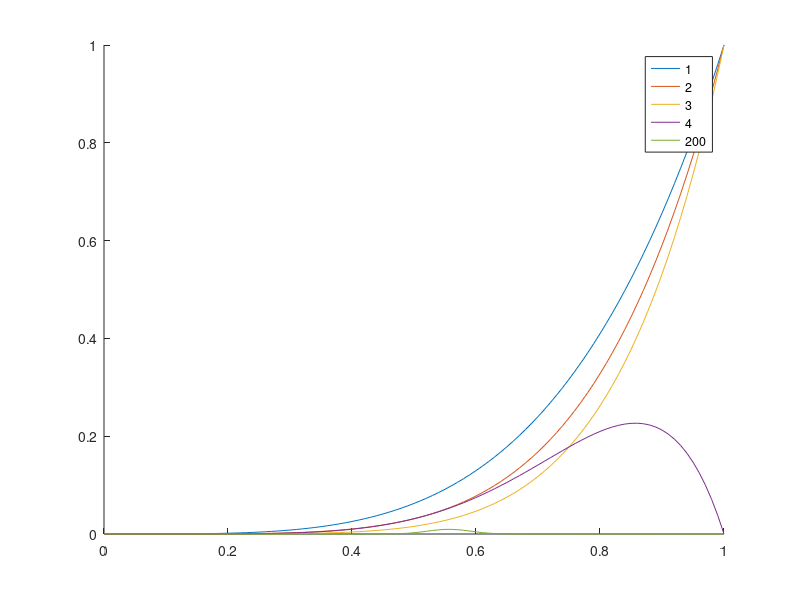
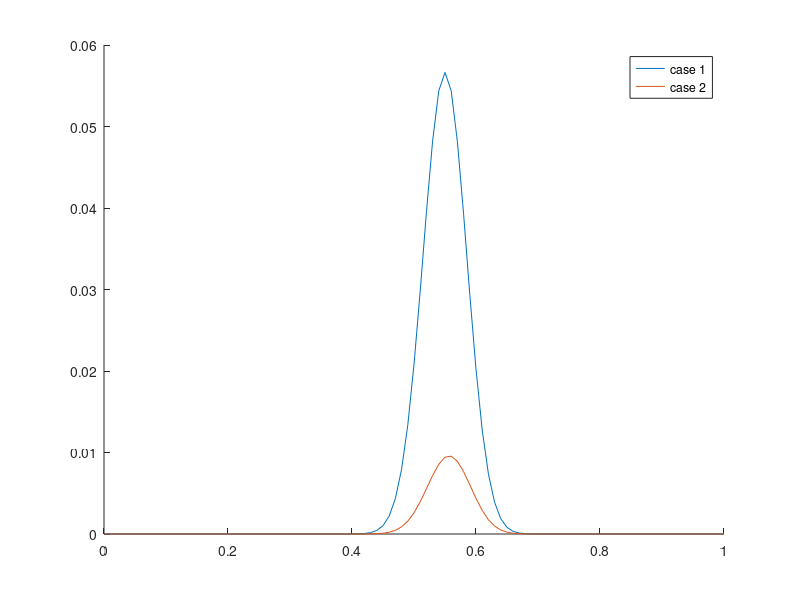

The MATLAB source for these figures, in order:
clc
clearvars
% close all

load("cointoss.mat")
count_head = length(find(data == 1));
count_tail = (length(data) - count_head);

H = 0:0.01:1;

% either '1' or other
pdf_choice = '2';

if pdf_choice == '1'
    pdfH = 1;
else
    pdfH = H.^3;
end

figure
hold on
for N = 1:4
    toss = data(1:N);
    toss_head = find(toss == 1);
    R = length(toss_head);
    L = nchoosek(N,R) .* H.^R .* (1-H).^(N-R);
    prob_H_results = L .* pdfH;
    plot(H,prob_H_results)
end

N = 200;
toss = data(1:N);
toss_head = find(toss == 1);
R = length(toss_head);
L = nchoosek(N,R) .* H.^R .* (1-H).^(N-R);
prob_H_results = L .* pdfH;
plot(H,prob_H_results)

legend('1','2','3','4','200')
hold off

%%
pdf1 = 1;
pdf2 = H.^3;
N = 200;
toss = data(1:N);
toss_head = find(toss == 1);
R = length(toss_head);
L = nchoosek(N,R) .* H.^R .* (1-H).^(N-R);
prob_H_results1 = L .* pdf1;
prob_H_results2 = L .* pdf2;
figure
hold on
plot(H,prob_H_results1)
plot(H,prob_H_results2)
legend('case 1','case 2')
